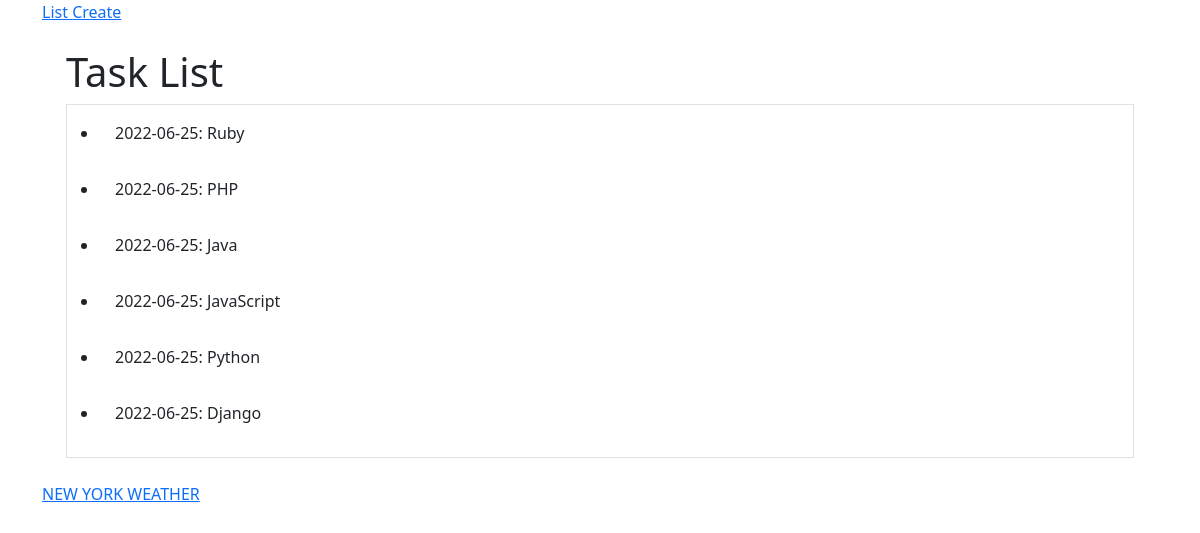
The app's page /turbo-drive/list/, older data.
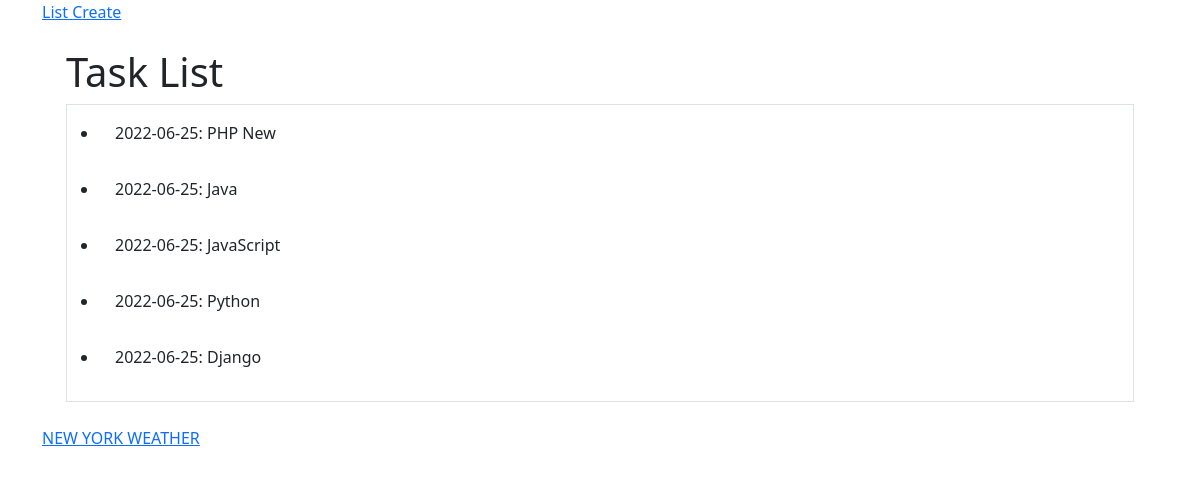
The same page, newer data.
### hotwire_django_app/tasks/models.py (models this page shows)
class Task(models.Model):
    title = models.CharField(max_length=250,validators=[MinLengthValidator(limit_value=3)])
    due_date = models.DateField(default=timezone.now)

### hotwire_django_app/turbo_drive/views.py (the view)
# urls.py: path('list/', list_view, name='task-list'),
def list_view(request):
    import time
    time.sleep(1)
    object_list = Task.objects.all().order_by('-pk')
    context = {
    "object_list": object_list,
    }
    return render(request, 'turbo_drive/list.html', context)

### hotwire_django_app/templates/turbo_drive/list.html
{% extends "turbo_drive/base.html" %}
{% block content %}
<div class="w-full max-w-7xl mx-auto px-4">
<h1 class="text-4xl sm:text-6xl lg:text-7xl mb-6">Task List</h1>
<div class="md:w-2/3 bg-white rounded-lg border mb-4">
<ul class="divide-y-2 divide-gray-100" id="task-list-ul">
    {% for instance in object_list %}
<li class="p-3 flex items-center">
{{ instance.due_date|date:"Y-m-d" }}: {{ instance.title }}
</li>
{% endfor %}
</ul>
</div>
</div>
{% endblock %}

### hotwire_django_app/templates/turbo_drive/base.html (shortened to what this page needs)
{% load webpack_loader static %}
<!DOCTYPE html>
<html>
<head>
<link href="https://cdn.jsdelivr.net/npm/bootstrap@5.0.2/dist/css/bootstrap.min.css" rel="stylesheet">
</head>
<body>
    <div class="container">
        {% include 'turbo_drive/navbar.html' %}
            {% block content %}
{% endblock content %}
{% include 'turbo_drive/weather_widget.html' %}
    </div>
</body>
</html>

### hotwire_django_app/templates/turbo_drive/navbar.html
<nav class="flex items-center justify-between flex-wrap bg-teal-500 p-6 mb-4">
<div class="w-full">
<a href="{% url 'turbo-drive:task-list' %}" class="inline-block mt-0 text-teal-200 hover:text-white mr-4">
List
</a>
<a href="{% url 'turbo-drive:task-create' %}" class="inline-block mt-0 text-teal-200 hover:text-white mr-4">
Create
</a>
</div>
</nav>

### hotwire_django_app/templates/turbo_drive/weather_widget.html (shortened to what this page needs)
<a class="weatherwidget-io" href="https://forecast7.com/en/40d71n74d01/new-york/" data-label_1="NEW�
,→YORK" data-label_2="WEATHER" data-theme="original" >NEW YORK WEATHER</a>

Row changes from the older to the newer data that the page shows:
removed Task: due_date "2022-06-25", title "Ruby"
changed Task: title "PHP" → "PHP New"
